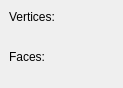
<ui version="4.0" >
 <class>StatWidgetClass</class>
 <widget class="QWidget" name="StatWidgetClass" >
  <property name="geometry" >
   <rect>
    <x>0</x>
    <y>0</y>
    <width>123</width>
    <height>88</height>
   </rect>
  </property>
  <property name="windowTitle" >
   <string>StatWidget</string>
  </property>
  <widget class="QLabel" name="VertexLabel" >
   <property name="geometry" >
    <rect>
     <x>9</x>
     <y>9</y>
     <width>175</width>
     <height>16</height>
    </rect>
   </property>
   <property name="text" >
    <string>Vertices:</string>
   </property>
  </widget>
  <widget class="QLabel" name="FaceLabel" >
   <property name="geometry" >
    <rect>
     <x>9</x>
     <y>49</y>
     <width>175</width>
     <height>16</height>
    </rect>
   </property>
   <property name="text" >
    <string>Faces:</string>
   </property>
  </widget>
 </widget>
 <layoutdefault spacing="6" margin="11" />
 <resources/>
 <connections/>
</ui>
